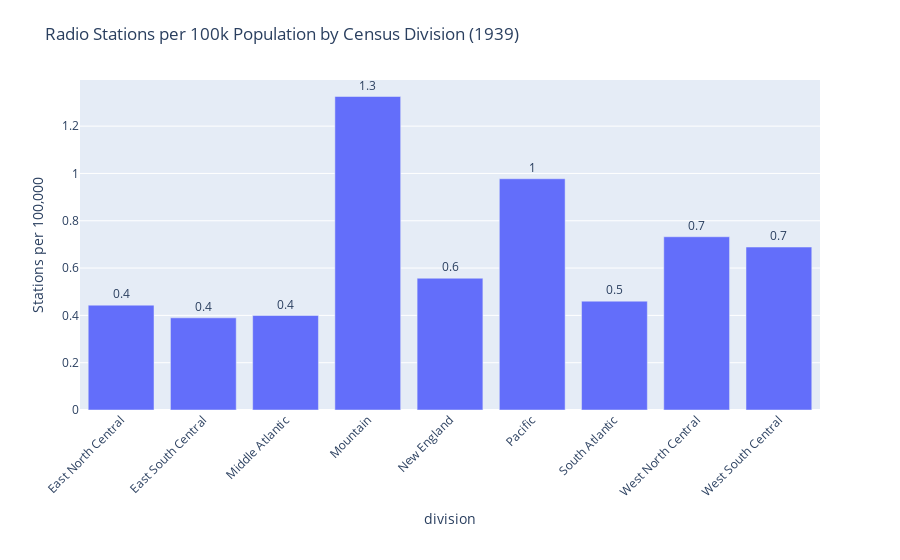

Notebook cell for this chart:
### Markdown cell above
The visualization of radio data on a state classification comes with inherent flaws in analyzing the data. To remedy this, plotly bar charts were made aggregating the number of radio stations according the Region divisions classified by the Census Bureau. The python code below in creating the first bar chart of per-capita radio stations gives a good overview of what states comprise each region.

### Code cell
df1940=pd.read_csv('../data/processed/correct_dtypes_merged_fcc_census_1940.csv')

import plotly.express as px

# 1) Define the 9 Census divisions
division_map = {
    # New England
    'Connecticut': 'New England', 'Maine': 'New England',
    'Massachusetts': 'New England', 'New Hampshire': 'New England',
    'Rhode Island': 'New England', 'Vermont': 'New England',
    # Middle Atlantic
    'New York': 'Middle Atlantic', 'New Jersey': 'Middle Atlantic',
    'Pennsylvania': 'Middle Atlantic',
    # East North Central
    'Illinois': 'East North Central', 'Indiana': 'East North Central',
    'Michigan': 'East North Central', 'Ohio': 'East North Central',
    'Wisconsin': 'East North Central',
    # West North Central
    'Iowa': 'West North Central', 'Kansas': 'West North Central',
    'Minnesota': 'West North Central', 'Missouri': 'West North Central',
    'Nebraska': 'West North Central', 'North Dakota': 'West North Central',
    'South Dakota': 'West North Central',
    # South Atlantic
    'Delaware': 'South Atlantic', 'Florida': 'South Atlantic',
    'Georgia': 'South Atlantic', 'Maryland': 'South Atlantic',
    'North Carolina': 'South Atlantic', 'South Carolina': 'South Atlantic',
    'Virginia': 'South Atlantic', 'West Virginia': 'South Atlantic',
    'District of Columbia': 'South Atlantic',
    # East South Central
    'Alabama': 'East South Central', 'Kentucky': 'East South Central',
    'Mississippi': 'East South Central', 'Tennessee': 'East South Central',
    # West South Central
    'Arkansas': 'West South Central', 'Louisiana': 'West South Central',
    'Oklahoma': 'West South Central', 'Texas': 'West South Central',
    # Mountain
    'Arizona': 'Mountain', 'Colorado': 'Mountain',
    'Idaho': 'Mountain', 'Montana': 'Mountain',
    'Nevada': 'Mountain', 'New Mexico': 'Mountain',
    'Utah': 'Mountain', 'Wyoming': 'Mountain',
    # Pacific
    'Alaska': 'Pacific', 'California': 'Pacific',
    'Hawaii': 'Pacific', 'Oregon': 'Pacific',
    'Washington': 'Pacific'
}

# 2) Assign divisions to your DataFrame (e.g. df1940 or df1950)
df1940['division'] = df1940['state'].map(division_map)

# 1) Group and sum both raw stations & population
region_rates = (
    df1940
    .groupby('division', as_index=False)
    .agg(
        total_stations=('total', 'sum'),
        population=('Population_1940', 'sum')
    )
)

# 2) Compute the per-100k rate at the regional level
region_rates['stations_per_100k'] = (
    region_rates['total_stations']
    / region_rates['population']
    * 100_000
)

# 3) Plot that
fig = px.bar(
    region_rates,
    x='division',
    y='stations_per_100k',
    title='Radio Stations per 100k Population by Census Division (1939)',
    labels={'stations_per_100k': 'Stations per 100,000'},
    text=region_rates['stations_per_100k'].round(1),
    height=600
)

fig.update_traces(textposition='outside')
fig.update_layout(xaxis_tickangle=-45, margin={'b':150, 't':80},
                  uniformtext_minsize=8,
                  uniformtext_mode='hide'

                  
                 )
fig.show()

### Figure 1 — Plotly figure (JSON) as saved in the notebook; plotly's stock layout.template omitted (floating-point values rounded to 4 significant figures)
{"data": [{"alignmentgroup": "True", "hovertemplate": "division=%{x}<br>Stations per 100,000=%{y}<br>text=%{text}<extra></extra>", "legendgroup": "", "marker": {"color": "#636efa", "pattern": {"shape": ""}}, "name": "", "offsetgroup": "", "orientation": "v", "showlegend": false, "text": [0.4, 0.4, 0.4, 1.3, 0.6, 1, 0.5, 0.7, 0.7], "textposition": "outside", "type": "bar", "x": ["East North Central", "East South Central", "Middle Atlantic", "Mountain", "New England", "Pacific", "South Atlantic", "West North Central", "West South Central"], "xaxis": "x", "y": [0.4432, 0.3897, 0.3994, 1.325, 0.5571, 0.9776, 0.4601, 0.7324, 0.6889], "yaxis": "y"}], "layout": {"autosize": true, "barmode": "relative", "legend": {"tracegroupgap": 0}, "margin": {"b": 150, "t": 80}, "title": {"text": "Radio Stations per 100k Population by Census Division (1939)"}, "uniformtext": {"minsize": 8, "mode": "hide"}, "xaxis": {"anchor": "y", "autorange": true, "domain": [0, 1], "range": [-0.5, 8.5], "tickangle": -45, "title": {"text": "division"}, "type": "category"}, "yaxis": {"anchor": "x", "autorange": true, "domain": [0, 1], "range": [0, 1.395], "title": {"text": "Stations per 100,000"}, "type": "linear"}}}
